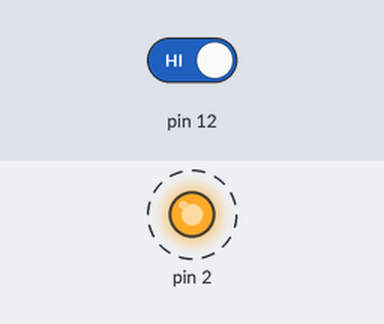
A sketch run on a simulated Arduino Uno, built with avr-gcc and run on an emulated ATmega328P. On the bench: output pins drawn as LEDs (lit = HIGH). Dashed ring = blinking. The test bench sets the inputs (shaded band); at power-on: pin 12 HIGH.

Above: at 1.3 s.
1.7 s: pin 12 driven LOW
At 3.0 s:
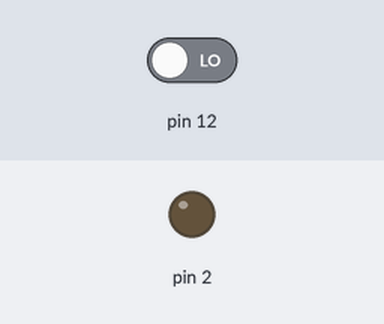
3.3 s: pin 12 driven HIGH
At 3.4 s:
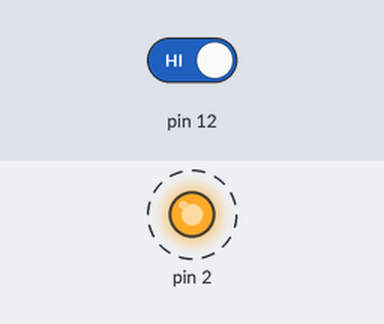
Timing chart, 0 to 12.3 s (numbered marks = the images above; inputs shaded):
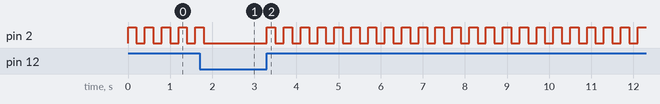

Measured:
- after the input at 1.7 s, pin 2: goes on until 1.8 s, then stays LOW
- after the input at 3.3 s, pin 2: alternates HIGH for 0.20 s and LOW for 0.20 s, starting at once
- by itself, pin 2: alternates HIGH for 0.20 s and LOW for 0.20 s

The sketch:

LED_ouyou.ino
```cpp
void setup()
{
     pinMode(2, OUTPUT);
}

void loop()
{
    if (digitalRead(12) == LOW) {
        digitalWrite(2, LOW);


    } else {
        digitalWrite(2, HIGH);

        digitalWrite(2, HIGH);
        delay(200);
        digitalWrite(2, LOW);
        delay(200);
    }
}
```
